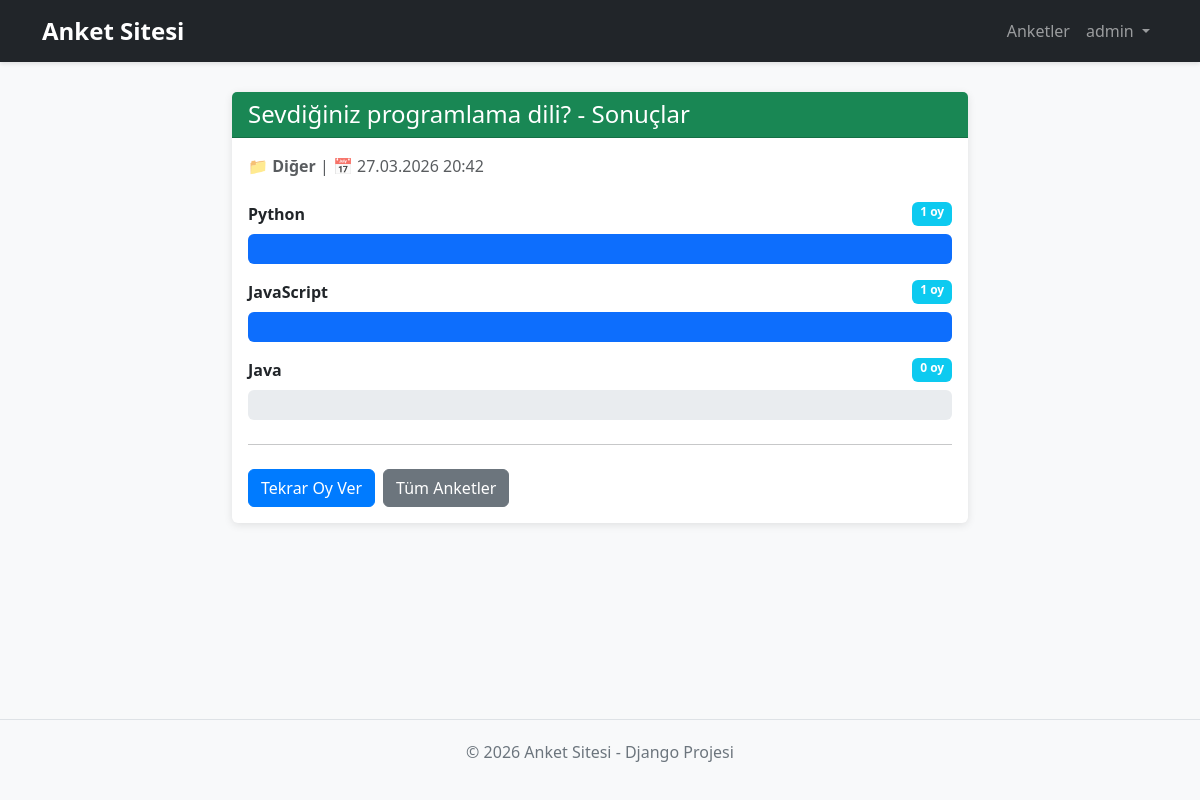
The app's page /1/results/ (signed in) with its own data.
### polls/models.py (models this page shows, shortened)
class Question(models.Model):
    CATEGORY_CHOICES = [
        ('Teknoloji', 'Teknoloji'),
        ('Spor', 'Spor'),
        ('Eğitim', 'Eğitim'),
        ('Siyaset', 'Siyaset'),
        ('Sanat', 'Sanat'),
        ('Diğer', 'Diğer'),
    ]
    question_text = models.CharField(max_length=200)
    pub_date = models.DateTimeField("date published")
    category = models.CharField(max_length=50, choices=CATEGORY_CHOICES, default='Diğer')

class Choice(models.Model):
    question = models.ForeignKey(Question, on_delete=models.CASCADE)
    choice_text = models.CharField(max_length=200)
    votes = models.IntegerField(default=0)

### polls/views.py (the view)
# urls.py: path("<int:pk>/results/", views.ResultsView.as_view(), name="results"),
class ResultsView(generic.DetailView):
    model = Question
    template_name = "polls/results.html"
    def get_context_data(self, **kwargs):
        context = super().get_context_data(**kwargs)
        question = context['question']
        max_votes = max([choice.votes for choice in question.choice_set.all()], default=1)
        context['max_votes'] = max(max_votes, 1)  # Minimum 1 olsun, böylece division by zero olmaz
        return context

### polls/templates/polls/results.html (shortened to what this page needs)
{% extends 'base.html' %}
{% block content %}
<div class="row justify-content-center">
    <div class="col-md-8">
        <div class="card">
            <div class="card-header bg-success text-white">
                <h4 class="mb-0">{{ question.question_text }} - Sonuçlar</h4>
            </div>
            <div class="card-body">
                <p class="text-muted mb-4">
                    📁 <strong>{{ question.category }}</strong> |
                    📅 {{ question.pub_date|date:"d.m.Y H:i" }}
                </p>
                {% for choice in question.choice_set.all %}
                    <div class="mb-3">
                        <div class="d-flex justify-content-between mb-2">
                            <span class="fw-bold">{{ choice.choice_text }}</span>
                            <span class="badge bg-info">{{ choice.votes }} oy</span>
                        </div>
                        <div class="progress" style="height: 30px;">
                            {% widthratio choice.votes max_votes 100 as percentage %}
                            <div class="progress-bar bg-primary" role="progressbar" style="width: {{ percentage }}%" aria-valuenow="{{ percentage }}" aria-valuemin="0" aria-valuemax="100">
                            </div>
                        </div>
                    </div>
                {% endfor %}
                <hr class="my-4">
                <div class="d-grid gap-2 d-md-flex">
                    <a href="{% url 'polls:detail' question.id %}" class="btn btn-primary">
                        Tekrar Oy Ver
                    </a>
                    <a href="{% url 'polls:index' %}" class="btn btn-secondary">
                        Tüm Anketler
                    </a>
                </div>
            </div>
        </div>
    </div>
</div>
{% endblock %}

### polls/templates/base.html (shortened to what this page needs)
<!DOCTYPE html>
<html lang="tr">
<head>
    <link href="https://cdn.jsdelivr.net/npm/bootstrap@5.3.0/dist/css/bootstrap.min.css" rel="stylesheet">
</head>
<body>
    <nav class="navbar navbar-expand-lg navbar-dark bg-dark">
        <div class="container">
            <a class="navbar-brand" href="{% url 'polls:index' %}"> Anket Sitesi</a>
            <div class="collapse navbar-collapse" id="navbarNav">
                <ul class="navbar-nav ms-auto">
                    <li class="nav-item">
                        <a class="nav-link" href="{% url 'polls:index' %}">Anketler</a>
                    </li>
                    {% if user.is_authenticated %}
                        <li class="nav-item dropdown">
                            <a class="nav-link dropdown-toggle" href="#" id="userDropdown" role="button" data-bs-toggle="dropdown">
                                 {{ user.username }}
                            </a>
                        </li>
                    {% else %}
                        <li class="nav-item">
                            <a class="nav-link" href="{% url 'accounts:login' %}">Giriş Yap</a>
                        </li>
                    {% endif %}
                </ul>
            </div>
        </div>
    </nav>
    <main>
        <div class="container">
            {% block content %}{% endblock %}
        </div>
    </main>
    <footer>
        <p>&copy; 2026 Anket Sitesi - Django Projesi</p>
    </footer>
</body>
</html>

### records on screen
Question: question_text "Sevdiğiniz programlama dili?", category "Diğer", pub_date "27.03.2026 20:42"
Choice: choice_text "Python", votes "1", {{ percentage }} 100 (drawn)
Choice: choice_text "JavaScript", votes "1", {{ percentage }} 100 (drawn)
Choice: choice_text "Java", votes "0"

### other values on screen
{{ user.username }} "admin"
